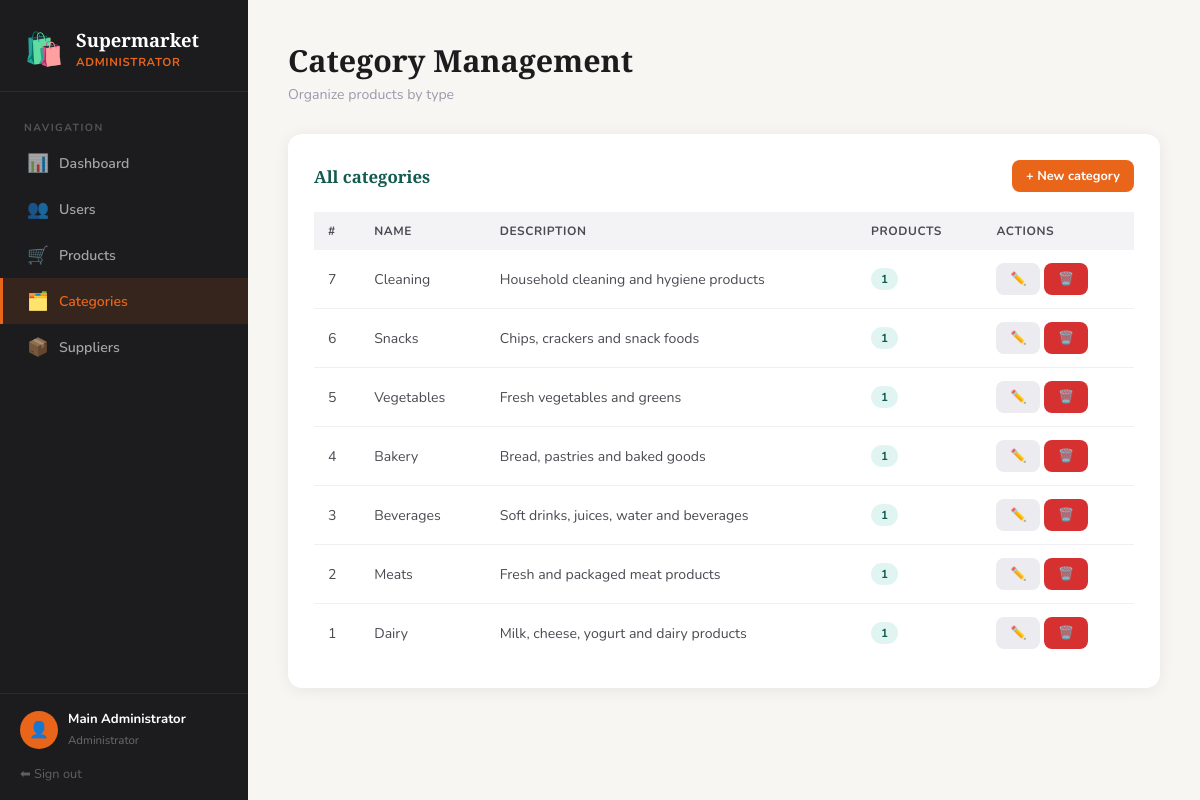
Screenshot of /modules/admin/categories.php (signed in) with the database file from the repository.
### tables this page shows
CREATE TABLE categories (
    id INT AUTO_INCREMENT PRIMARY KEY,
    name VARCHAR(100) NOT NULL,
    description TEXT,
    created_at TIMESTAMP DEFAULT CURRENT_TIMESTAMP
);

### modules/admin/categories.php (the view, shortened to what this page needs)
<?php
$conn = getConnection();
$cats = $conn->query("SELECT c.*, COUNT(p.id) AS total FROM categories c LEFT JOIN products p ON p.category_id=c.id GROUP BY c.id ORDER BY c.id DESC");
$active = 'categories'; $role = 'administrator';
?>
<!DOCTYPE html>
<html lang="en">
<head>
    <link rel="stylesheet" href="../../assets/css/style.css">
</head>
<body>
<div class="app-layout">
    <?php include '../../config/sidebar.php'; ?>
    <main class="main-content">
        <div class="page-header"><h1>Category Management</h1><p>Organize products by type</p></div>
        <div class="card">
            <div class="card-header">
                <h3>All categories</h3>
                <button class="btn btn-primary btn-sm" onclick="openModal('modalCreate')">+ New category</button>
            </div>
            <div class="table-wrap">
                <table>
                    <thead><tr><th>#</th><th>Name</th><th>Description</th><th>Products</th><th>Actions</th></tr></thead>
                    <tbody>
                    <?php while ($c = $cats->fetch_assoc()): ?>
                        <tr>
                            <td><?= $c['id'] ?></td>
                            <td><?= htmlspecialchars($c['name']) ?></td>
                            <td><?= htmlspecialchars($c['description'] ?? '—') ?></td>
                            <td><span class="badge badge-teal"><?= $c['total'] ?></span></td>
                            <td>
                                <button class="btn btn-secondary btn-sm" onclick="editCat(<?= htmlspecialchars(json_encode($c)) ?>)">✏️</button>
                                <a href="?delete=<?= $c['id'] ?>" class="btn btn-danger btn-sm" onclick="return confirmDelete()">🗑️</a>
                            </td>
                        </tr>
                    <?php endwhile; ?>
                    </tbody>
                </table>
            </div>
        </div>
    </main>
</div>
</body>
</html>

### config/sidebar.php
<?php
$menus = [
    'administrator' => [
        ['key' => 'dashboard',  'label' => 'Dashboard',       'icon' => '📊', 'href' => 'dashboard.php'],
        ['key' => 'users',      'label' => 'Users',           'icon' => '👥', 'href' => 'users.php'],
        ['key' => 'products',   'label' => 'Products',        'icon' => '🛒', 'href' => 'products.php'],
        ['key' => 'categories', 'label' => 'Categories',      'icon' => '🗂️',  'href' => 'categories.php'],
        ['key' => 'suppliers',  'label' => 'Suppliers',       'icon' => '📦', 'href' => 'suppliers.php'],
    ],
    'employee' => [
        ['key' => 'dashboard',  'label' => 'Dashboard',       'icon' => '📊', 'href' => 'dashboard.php'],
        ['key' => 'sales',      'label' => 'Register Sale',   'icon' => '💳', 'href' => 'sales.php'],
        ['key' => 'products',   'label' => 'Products',        'icon' => '🛒', 'href' => 'products.php'],
    ],
    'customer' => [
        ['key' => 'dashboard',  'label' => 'Home',            'icon' => '🏠', 'href' => 'dashboard.php'],
        ['key' => 'profile',    'label' => 'My Profile',      'icon' => '👤', 'href' => 'profile.php'],
        ['key' => 'history',    'label' => 'Purchase History','icon' => '🧾', 'href' => 'history.php'],
    ],
];
$currentMenu = $menus[$role] ?? [];
$roleLabels  = [
    'administrator' => 'Administrator',
    'employee'      => 'Employee',
    'customer'      => 'Customer',
];
?>
<nav class="sidebar">
    <div class="sidebar-brand">
        <span class="brand-icon">🛍️</span>
        <div class="sidebar-brand-text">
            <h2>Supermarket</h2>
            <p><?= $roleLabels[$role] ?? $role ?></p>
        </div>
    </div>
    <div class="sidebar-nav">
        <div class="nav-label">Navigation</div>
        <?php foreach ($currentMenu as $item): ?>
            <a href="<?= $item['href'] ?>" class="<?= ($active === $item['key']) ? 'active' : '' ?>">
                <span class="icon"><?= $item['icon'] ?></span>
                <?= $item['label'] ?>
            </a>
        <?php endforeach; ?>
    </div>
    <div class="sidebar-footer">
        <div class="user-info">
            <div class="user-avatar">👤</div>
            <div class="user-details">
                <p><?= htmlspecialchars($_SESSION['name']) ?></p>
                <span><?= $role ?></span>
            </div>
        </div>
        <a href="../../logout.php">⬅ Sign out</a>
    </div>
</nav>

### assets/css/style.css (style rules this page uses)
:root { --orange: #e8651a; --orange-dark: #c45413; --orange-light: #fdf0e8; --teal: #1a7a6e; --teal-dark: #135a50; --teal-light: #e0f5f2; --dark: #1c1c1e; --mid: #4a4a52; --muted: #9a9aaa; --bg: #f7f6f3; --white: #ffffff; --red: #d63031; --red-light: #fdecea; --yellow-light: #fef9e7; --yellow-dark: #7d6608; --shadow: 0 2px 16px rgba(0,0,0,0.07); --shadow-lg: 0 8px 32px rgba(0,0,0,0.12); --radius: 14px; --radius-sm: 8px; }
* { margin: 0; padding: 0; box-sizing: border-box; }
body { font-family: 'Nunito', sans-serif; background: var(--bg); color: var(--dark); min-height: 100vh; }
h1, h2, h3 { font-family: 'Playfair Display', serif; }
.btn { display: inline-flex; align-items: center; gap: 7px; padding: 11px 22px; border: none; border-radius: var(--radius-sm); font-family: 'Nunito', sans-serif; font-size: 0.92rem; font-weight: 700; cursor: pointer; transition: all 0.2s; text-decoration: none; }
.btn-primary { background: var(--orange); color: white; }
.btn-danger { background: var(--red); color: white; }
.btn-secondary { background: #ececf0; color: var(--dark); }
.btn-sm { padding: 7px 14px; font-size: 0.8rem; }
.app-layout { display: flex; min-height: 100vh; }
.sidebar { width: 248px; background: var(--dark); display: flex; flex-direction: column; position: fixed; top: 0; left: 0; height: 100vh; z-index: 100; }
.sidebar-brand { padding: 28px 24px 20px; border-bottom: 1px solid rgba(255,255,255,0.07); display: flex; align-items: center; gap: 12px; }
.sidebar-brand .brand-icon { font-size: 2rem; }
.sidebar-brand-text h2 { font-family: 'Playfair Display', serif; color: white; font-size: 1.15rem; line-height: 1.2; }
.sidebar-brand-text p { color: var(--orange); font-size: 0.72rem; font-weight: 700; letter-spacing: 0.06em; text-transform: uppercase; margin-top: 2px; }
.sidebar-nav { flex: 1; padding: 14px 0; overflow-y: auto; }
.nav-label { padding: 14px 24px 5px; font-size: 0.65rem; letter-spacing: 0.14em; text-transform: uppercase; color: rgba(255,255,255,0.25); font-weight: 700; }
.sidebar-nav a { display: flex; align-items: center; gap: 10px; padding: 11px 24px; color: rgba(255,255,255,0.6); text-decoration: none; font-size: 0.88rem; font-weight: 600; transition: all 0.18s; border-left: 3px solid transparent; }
.sidebar-nav a:hover, .sidebar-nav a.active { background: rgba(232,101,26,0.12); color: var(--orange); border-left-color: var(--orange); }
.sidebar-nav a .icon { font-size: 1.1rem; width: 22px; text-align: center; }
.sidebar-footer { padding: 16px 20px; border-top: 1px solid rgba(255,255,255,0.07); }
.user-info { display: flex; align-items: center; gap: 10px; margin-bottom: 12px; }
.user-avatar { width: 38px; height: 38px; background: var(--orange); border-radius: 50%; display: flex; align-items: center; justify-content: center; font-size: 1rem; color: white; flex-shrink: 0; }
.user-details p { font-size: 0.82rem; color: white; font-weight: 700; }
.user-details span { font-size: 0.72rem; color: rgba(255,255,255,0.35); text-transform: capitalize; }
.sidebar-footer a { color: rgba(255,255,255,0.3); font-size: 0.8rem; text-decoration: none; transition: color 0.2s; }
.main-content { margin-left: 248px; padding: 40px; flex: 1; }
.page-header { margin-bottom: 30px; }
.page-header h1 { font-size: 1.9rem; color: var(--dark); }
.page-header p { color: var(--muted); margin-top: 4px; font-size: 0.88rem; }
.card { background: white; border-radius: var(--radius); box-shadow: var(--shadow); padding: 26px; margin-bottom: 24px; }
.card-header { display: flex; justify-content: space-between; align-items: center; margin-bottom: 20px; }
.card-header h3 { font-size: 1.05rem; color: var(--teal-dark); }
.table-wrap { overflow-x: auto; }
table { width: 100%; border-collapse: collapse; font-size: 0.88rem; }
thead th { background: #f3f3f6; color: var(--mid); padding: 11px 14px; text-align: left; font-weight: 700; font-size: 0.75rem; letter-spacing: 0.05em; text-transform: uppercase; }
tbody td { padding: 13px 14px; border-bottom: 1px solid #f0f0f4; color: var(--mid); }
tbody tr:last-child td { border-bottom: none; }
.badge { display: inline-block; padding: 3px 10px; border-radius: 20px; font-size: 0.73rem; font-weight: 700; }
.badge-teal { background: var(--teal-light); color: var(--teal-dark); }

### rows the page displays
categories: id "7", name "Cleaning", description "Household cleaning and hygiene products", total "1"
categories: id "6", name "Snacks", description "Chips, crackers and snack foods", total "1"
categories: id "5", name "Vegetables", description "Fresh vegetables and greens", total "1"
categories: id "4", name "Bakery", description "Bread, pastries and baked goods", total "1"
categories: id "3", name "Beverages", description "Soft drinks, juices, water and beverages", total "1"
categories: id "2", name "Meats", description "Fresh and packaged meat products", total "1"
categories: id "1", name "Dairy", description "Milk, cheese, yogurt and dairy products", total "1"

### other values shown
$roleLabels[$role] "ADMINISTRATOR"
$item['icon'] "📊"
$item['label'] "Dashboard"
$item['icon'] "👥"
$item['label'] "Users"
$item['icon'] "🛒"
$item['label'] "Products"
$item['icon'] "🗂️"
$item['label'] "Categories"
$item['icon'] "📦"
$item['label'] "Suppliers"
$_SESSION['name'] "Main Administrator"
$role "Administrator"
